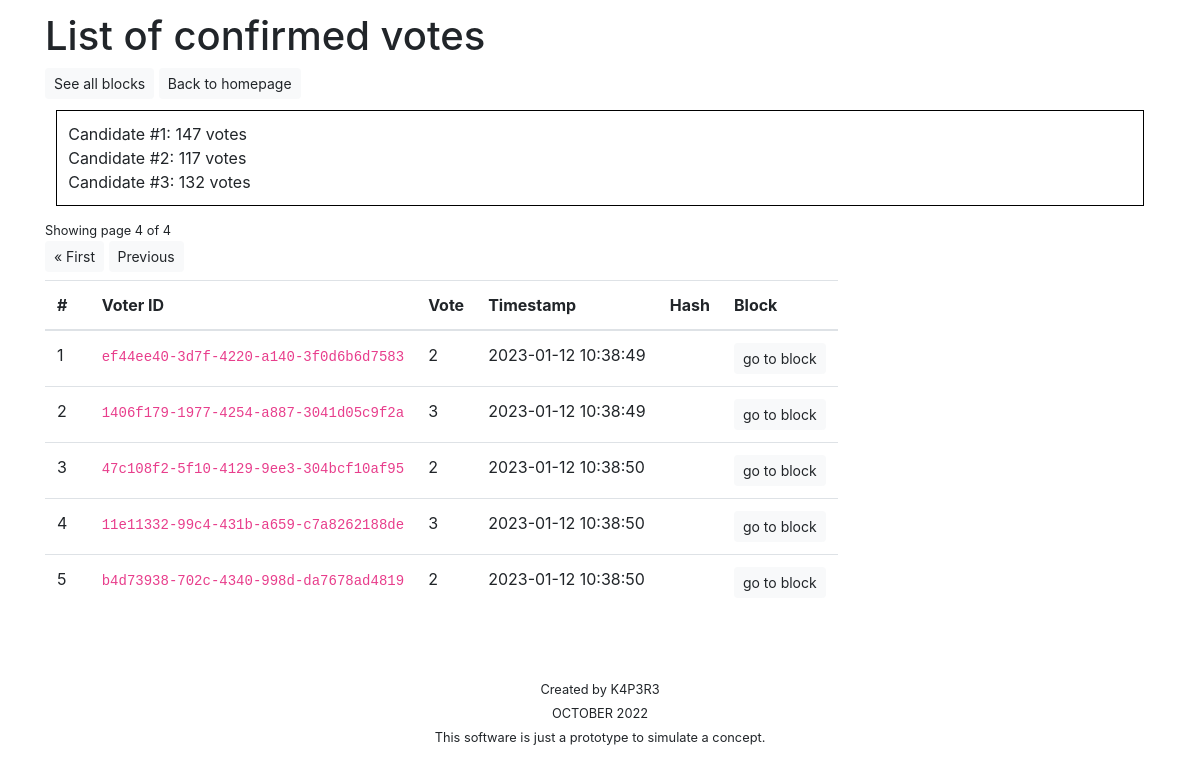
The page /sim/transactions/?page=4 on the database its author committed.
### simulation/models.py (models this page shows)
class Vote(models.Model):
    id = models.UUIDField(primary_key=True, default=uuid.uuid4)
    vote = models.IntegerField(default=get_vote)
    timestamp = models.FloatField(default=get_timestamp)
    block_id = models.IntegerField(null=True)
    def __str__(self):
        return "{}|{}|{}".format(self.id, self.vote, self.timestamp)

### simulation/views.py (the view)
# urls.py: path('transactions/', views.transactions, name='transactions'),
def transactions(request):
    vote_list = Vote.objects.all().order_by('timestamp')
    paginator = Paginator(vote_list, 100, orphans=20, allow_empty_first_page=True)
    page = request.GET.get('page')
    votes = paginator.get_page(page)
    hashes = [SHA3_256.new(str(v).encode('utf-8')).hexdigest() for v in votes]
    block_hashes = []
    for i in range(0, len(votes)):
        try:
            b = Block.objects.get(id=votes[i].block_id)
            h = b.h
        except:
            h = 404
        block_hashes.append(h)
    votes_pg = votes # for pagination
    votes = zip(votes, hashes, block_hashes)
    result = []
    for i in range(0, 3):
        try:
            r = Vote.objects.filter(vote=i+1).count()
        except:
            r = 0
        result.append(r)
    context = {
        'votes': votes,
        'result': result,
        'votes_pg': votes_pg,
    }
    return render(request, 'simulation/transactions.html', context)

### simulation/templatetags/sim_filters.py (called while the page is built)
@register.filter
def unix_to_date(val):
    return datetime.datetime.fromtimestamp(val)

### simulation/templates/simulation/transactions.html (shortened to what this page needs)
{% extends 'base.html' %}
{% load sim_filters %}
{% block body_bl %}
<div class="container">
    <h1>List of confirmed votes</h1>
    <a class="btn btn-light btn-sm" href="{% url 'simulation:blockchain' %}" role="button">See all blocks</a>
    <a class="btn btn-light btn-sm" href="{% url 'welcome:home' %}" role="button">Back to homepage</a>
    <div style="margin:1%; padding:1%; border:1px solid black;">
        {% for r in result %}
            Candidate #{{ forloop.counter }}: {{ r }} votes<br>
        {% endfor %}
    </div>
    <small>Showing page {{ votes_pg.number }} of {{ votes_pg.paginator.num_pages }}</small>
    <div class="pagination pb-2">
        <span class="step-links">
            {% if votes_pg.has_previous %}
                <a class="btn btn-light btn-sm" href="?page=1" role="button">&laquo; First</a>
                <a class="btn btn-light btn-sm" href="?page={{ votes_pg.previous_page_number }}" role="button">Previous</a>
            {% endif %}
        </span>
    </div>
    <table class="table table-hover">
        <thead>
            <tr>
                <th scope="col">#</th>
                <th scope="col">Voter ID</th>
                <th scope="col">Vote</th>
                <th scope="col">Timestamp</th>
                <th scope="col">Hash</th>
                <th scope="col">Block</th>
            </tr>
        </thead>
        <tbody>
            {% for ballot, h, bh in votes %}
            <tr>
                <td>{{ forloop.counter }}</td>
                <td><code>{{ ballot.id }}</code></th>
                <td>{{ ballot.vote }}</td>
                <td>{{ ballot.timestamp|unix_to_date|date:"Y-m-d H:i:s" }}</td>
                <td title="{{ h }}"><code>{{ h|truncatechars:20 }}</code></td>
                <td><a class="btn btn-light btn-sm" href="{% url 'simulation:block_detail' block_hash=bh %}" role="button">go to block</a></td>
            </tr>
            {% empty %}
                <p>No record.</p>
            {% endfor %}
        </tbody>
    </table>
</div>
{% endblock %}

### static/css/main.css (style rules this page uses)
body { padding-top: 1%; padding-bottom: 1%; }
table { display: block; overflow: auto; height: 320px; white-space: nowrap; }

### rows shown on the page
Vote: id "ef44ee40-3d7f-4220-a140-3f0d6b6d7583", vote "2", timestamp|unix_to_date "2023-01-12 10:38:49"
Vote: id "1406f179-1977-4254-a887-3041d05c9f2a", vote "3", timestamp|unix_to_date "2023-01-12 10:38:49"
Vote: id "47c108f2-5f10-4129-9ee3-304bcf10af95", vote "2", timestamp|unix_to_date "2023-01-12 10:38:50"
Vote: id "11e11332-99c4-431b-a659-c7a8262188de", vote "3", timestamp|unix_to_date "2023-01-12 10:38:50"
Vote: id "b4d73938-702c-4340-998d-da7678ad4819", vote "2", timestamp|unix_to_date "2023-01-12 10:38:50"

### other values the page prints
{{ r }} "147" "117" "132"
{{ votes_pg.number }} "4"
{{ votes_pg.paginator.num_pages }} "4"
